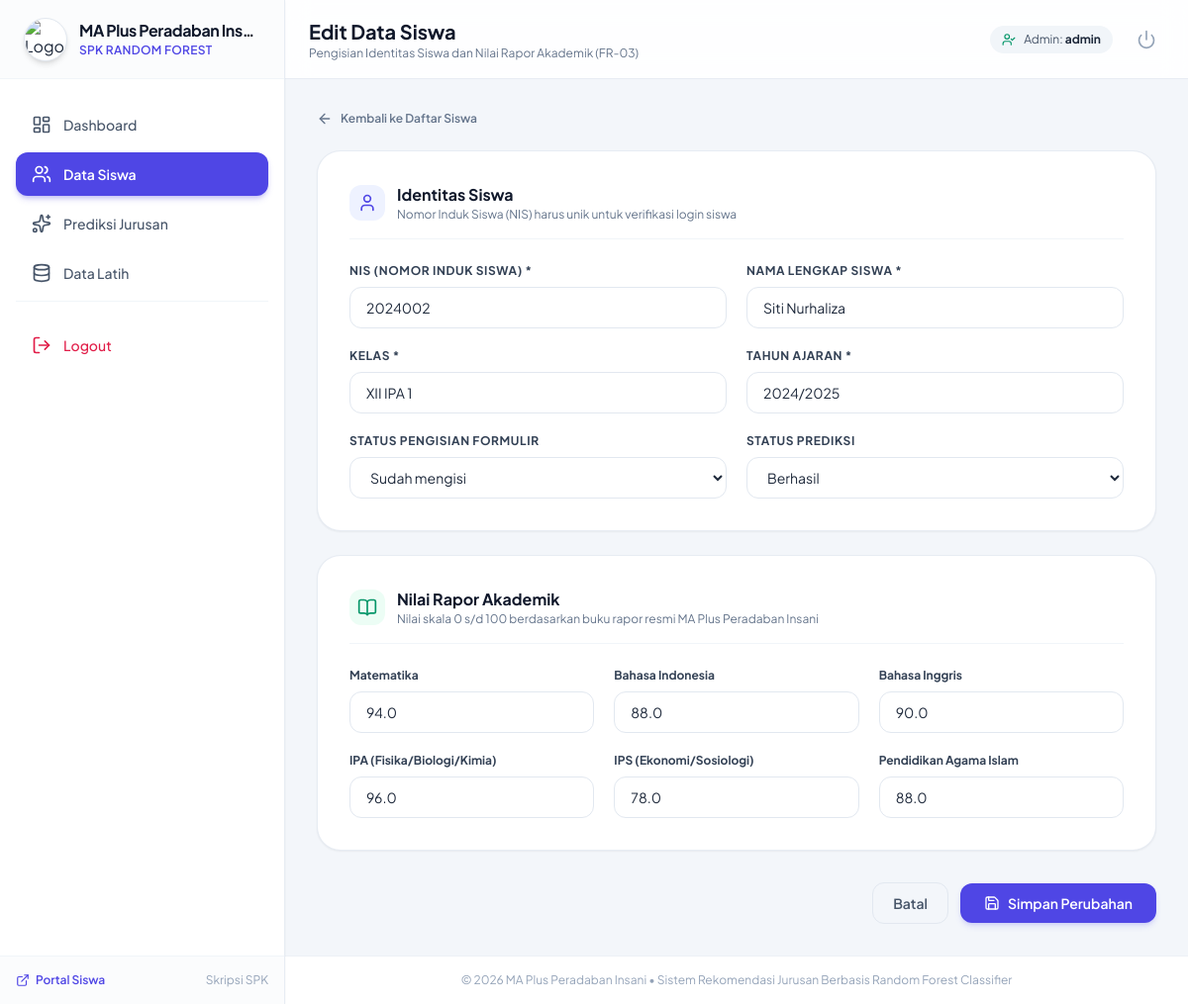
The page /admin-spk/siswa/2/edit/ (signed in) on the database its author committed.
### spk/models.py (models this page shows, shortened)
class Student(models.Model):
    STATUS_PENGISIAN_CHOICES = [
        ('Belum mengisi', 'Belum mengisi'),
        ('Sudah mengisi', 'Sudah mengisi'),
        ('Perlu melengkapi data', 'Perlu melengkapi data'),
    ]
    STATUS_PREDIKSI_CHOICES = [
        ('Menunggu', 'Menunggu'),
        ('Diproses', 'Diproses'),
        ('Berhasil', 'Berhasil'),
        ('Gagal', 'Gagal'),
        ('Perlu prediksi ulang', 'Perlu prediksi ulang'),
    ]
    nis = models.CharField(max_length=20, unique=True, verbose_name="NIS")
    nama = models.CharField(max_length=150, verbose_name="Nama Lengkap")
    kelas = models.CharField(max_length=50, default="XII IPA", verbose_name="Kelas")
    tahun_ajaran = models.CharField(max_length=20, default="2024/2025", verbose_name="Tahun Ajaran")
    status_pengisian = models.CharField(
        max_length=30,
        choices=STATUS_PENGISIAN_CHOICES,
        default='Belum mengisi',
        verbose_name="Status Pengisian Formulir"
    )
    status_prediksi = models.CharField(
        max_length=30,
        choices=STATUS_PREDIKSI_CHOICES,
        default='Menunggu',
        verbose_name="Status Prediksi"
    )
    created_at = models.DateTimeField(auto_now_add=True, verbose_name="Dibuat Pada")
    updated_at = models.DateTimeField(auto_now=True, verbose_name="Diperbarui Pada")
    class Meta:
        verbose_name = "Data Siswa"
        verbose_name_plural = "Data Siswa"
        ordering = ['nis']

class StudentAcademicData(models.Model):
    student = models.OneToOneField(Student, on_delete=models.CASCADE, related_name='academic_data', verbose_name="Siswa")
    nilai_matematika = models.FloatField(default=0.0, verbose_name="Nilai Matematika")
    nilai_bahasa_indonesia = models.FloatField(default=0.0, verbose_name="Nilai Bahasa Indonesia")
    nilai_bahasa_inggris = models.FloatField(default=0.0, verbose_name="Nilai Bahasa Inggris")
    nilai_ipa = models.FloatField(default=0.0, verbose_name="Nilai IPA (Fisika/Biologi/Kimia)")
    nilai_ips = models.FloatField(default=0.0, verbose_name="Nilai IPS (Ekonomi/Geografi/Sosiologi)")
    nilai_agama = models.FloatField(default=0.0, verbose_name="Nilai Pendidikan Agama Islam")
    updated_at = models.DateTimeField(auto_now=True, verbose_name="Terakhir Diperbarui")
    class Meta:
        verbose_name = "Nilai Akademik Siswa"
        verbose_name_plural = "Nilai Akademik Siswa"

### spk/views.py (the view)
# urls.py: path('admin-spk/siswa/<int:pk>/edit/', views.siswa_edit_view, name='siswa_edit'),
@user_passes_test(is_admin, login_url='admin_login')
def siswa_edit_view(request, pk):
    student = get_object_or_404(Student, pk=pk)
    academic, _ = StudentAcademicData.objects.get_or_create(student=student)
    if request.method == 'POST':
        student_form = StudentForm(request.POST, instance=student)
        academic_form = AcademicDataForm(request.POST, instance=academic)
        if student_form.is_valid() and academic_form.is_valid():
            if student.status_prediksi == 'Berhasil':
                student.status_prediksi = 'Perlu prediksi ulang'
            student_form.save()
            academic_form.save()
            messages.success(request, f"Data siswa {student.nama} berhasil diperbarui.")
            return redirect('siswa_detail', pk=student.pk)
        else:
            messages.error(request, "Mohon periksa kembali input formulir.")
    else:
        student_form = StudentForm(instance=student)
        academic_form = AcademicDataForm(instance=academic)
    context = {
        'student_form': student_form,
        'academic_form': academic_form,
        'student': student,
        'is_edit': True,
        'active_nav': 'data_siswa'
    }
    return render(request, 'admin/siswa_form.html', context)

### spk/views.py (called while the page is built)
def is_admin(user):
    return user.is_authenticated and (user.is_staff or user.is_superuser)

### templates/admin/siswa_form.html (shortened to what this page needs)
{% extends 'admin/base_admin.html' %}
{% block page_title %}{% if is_edit %}Edit Data Siswa{% else %}Tambah Siswa Baru{% endif %}{% endblock %}
{% block page_subtitle %}Pengisian Identitas Siswa dan Nilai Rapor Akademik (FR-03){% endblock %}
{% block admin_content %}
<div class="max-w-4xl mx-auto space-y-6">
    <div class="flex items-center justify-between">
        <a href="{% url 'data_siswa' %}" class="inline-flex items-center gap-2 text-xs font-semibold text-slate-500 hover:text-slate-800">
            <i data-lucide="arrow-left" class="w-4 h-4"></i>
            Kembali ke Daftar Siswa
        </a>
    </div>
    <form method="post" class="space-y-6">
        <div class="bg-white p-6 md:p-8 rounded-3xl border border-slate-200/80 shadow-sm space-y-6">
            <div class="border-b border-slate-100 pb-4 flex items-center gap-3">
                <div class="w-9 h-9 rounded-xl bg-brand-50 text-brand-600 flex items-center justify-center">
                    <i data-lucide="user" class="w-5 h-5"></i>
                </div>
                <div>
                    <h3 class="text-base font-bold text-slate-900">Identitas Siswa</h3>
                    <p class="text-xs text-slate-500">Nomor Induk Siswa (NIS) harus unik untuk verifikasi login siswa</p>
                </div>
            </div>
            <div class="grid grid-cols-1 md:grid-cols-2 gap-5">
                <div>
                    <label class="block text-xs font-bold text-slate-700 uppercase tracking-wider mb-2">NIS (Nomor Induk Siswa) *</label>
                    {{ student_form.nis }}
                </div>
                <div>
                    <label class="block text-xs font-bold text-slate-700 uppercase tracking-wider mb-2">Nama Lengkap Siswa *</label>
                    {{ student_form.nama }}
                </div>
                <div>
                    <label class="block text-xs font-bold text-slate-700 uppercase tracking-wider mb-2">Kelas *</label>
                    {{ student_form.kelas }}
                </div>
                <div>
                    <label class="block text-xs font-bold text-slate-700 uppercase tracking-wider mb-2">Tahun Ajaran *</label>
                    {{ student_form.tahun_ajaran }}
                </div>
                <div>
                    <label class="block text-xs font-bold text-slate-700 uppercase tracking-wider mb-2">Status Pengisian Formulir</label>
                    {{ student_form.status_pengisian }}
                </div>
                <div>
                    <label class="block text-xs font-bold text-slate-700 uppercase tracking-wider mb-2">Status Prediksi</label>
                    {{ student_form.status_prediksi }}
                </div>
            </div>
        </div>
        <div class="bg-white p-6 md:p-8 rounded-3xl border border-slate-200/80 shadow-sm space-y-6">
            <div class="border-b border-slate-100 pb-4 flex items-center gap-3">
                <div class="w-9 h-9 rounded-xl bg-emerald-50 text-emerald-600 flex items-center justify-center">
                    <i data-lucide="book-open" class="w-5 h-5"></i>
                </div>
                <div>
                    <h3 class="text-base font-bold text-slate-900">Nilai Rapor Akademik</h3>
                    <p class="text-xs text-slate-500">Nilai skala 0 s/d 100 berdasarkan buku rapor resmi MA Plus Peradaban Insani</p>
                </div>
            </div>
            <div class="grid grid-cols-1 sm:grid-cols-2 lg:grid-cols-3 gap-5">
                <div>
                    <label class="block text-xs font-bold text-slate-700 mb-2">Matematika</label>
                    {{ academic_form.nilai_matematika }}
                </div>
                <div>
                    <label class="block text-xs font-bold text-slate-700 mb-2">Bahasa Indonesia</label>
                    {{ academic_form.nilai_bahasa_indonesia }}
                </div>
                <div>
                    <label class="block text-xs font-bold text-slate-700 mb-2">Bahasa Inggris</label>
                    {{ academic_form.nilai_bahasa_inggris }}
                </div>
                <div>
                    <label class="block text-xs font-bold text-slate-700 mb-2">IPA (Fisika/Biologi/Kimia)</label>
                    {{ academic_form.nilai_ipa }}
                </div>
                <div>
                    <label class="block text-xs font-bold text-slate-700 mb-2">IPS (Ekonomi/Sosiologi)</label>
                    {{ academic_form.nilai_ips }}
                </div>
                <div>
                    <label class="block text-xs font-bold text-slate-700 mb-2">Pendidikan Agama Islam</label>
                    {{ academic_form.nilai_agama }}
                </div>
            </div>
        </div>
        <div class="flex items-center justify-end gap-3 pt-2">
            <a href="{% url 'data_siswa' %}" class="px-5 py-2.5 rounded-xl border border-slate-200 text-slate-600 font-semibold text-sm hover:bg-slate-100 transition-colors">
                Batal
            </a>
            <button type="submit" class="inline-flex items-center gap-2 px-6 py-2.5 rounded-xl bg-brand-600 hover:bg-brand-700 text-white font-semibold text-sm shadow-md shadow-brand-500/20 transition-all">
                <i data-lucide="save" class="w-4 h-4"></i>
                {% if is_edit %}Simpan Perubahan{% else %}Tambah Siswa{% endif %}
            </button>
        </div>
    </form>
</div>
{% endblock %}

### templates/admin/base_admin.html (shortened to what this page needs)
{% extends 'base.html' %}
{% load static %}
{% block layout_content %}
<div class="min-h-screen flex bg-slate-100/70">
    <aside id="sidebar" class="fixed top-0 bottom-0 left-0 z-50 w-72 bg-white border-r border-slate-200/80 flex flex-col transition-transform duration-300 transform -translate-x-full md:translate-x-0 shadow-sm">
        <div class="h-20 px-6 flex items-center gap-3 border-b border-slate-100 bg-slate-50/50">
            <div class="w-11 h-11 rounded-full bg-white border border-slate-200 flex items-center justify-center shadow-md overflow-hidden flex-shrink-0">
                <img src="{% static 'img/logo_sekolah.png' %}" alt="Logo" class="w-full h-full object-contain">
            </div>
            <div class="flex-1 min-w-0">
                <h1 class="text-base font-bold text-slate-900 leading-tight truncate tracking-tight">MA Plus Peradaban Insani</h1>
                <p class="text-xs text-brand-600 font-semibold tracking-wide uppercase mt-0.5">SPK Random Forest</p>
            </div>
        </div>
        <nav class="flex-1 px-4 py-6 space-y-1.5 overflow-y-auto">
            <a href="{% url 'dashboard' %}" class="flex items-center gap-3 px-4 py-3 rounded-xl font-medium text-sm transition-all duration-200 {% if active_nav == 'dashboard' %}bg-brand-600 text-white shadow-md shadow-brand-600/25 font-semibold{% else %}text-slate-600 hover:bg-slate-100 hover:text-slate-900{% endif %}">
                <i data-lucide="layout-dashboard" class="w-5 h-5"></i>
                <span>Dashboard</span>
            </a>
            <a href="{% url 'data_siswa' %}" class="flex items-center gap-3 px-4 py-3 rounded-xl font-medium text-sm transition-all duration-200 {% if active_nav == 'data_siswa' %}bg-brand-600 text-white shadow-md shadow-brand-600/25 font-semibold{% else %}text-slate-600 hover:bg-slate-100 hover:text-slate-900{% endif %}">
                <i data-lucide="users" class="w-5 h-5"></i>
                <span>Data Siswa</span>
            </a>
            <a href="{% url 'prediksi_jurusan' %}" class="flex items-center gap-3 px-4 py-3 rounded-xl font-medium text-sm transition-all duration-200 {% if active_nav == 'prediksi_jurusan' %}bg-brand-600 text-white shadow-md shadow-brand-600/25 font-semibold{% else %}text-slate-600 hover:bg-slate-100 hover:text-slate-900{% endif %}">
                <i data-lucide="sparkles" class="w-5 h-5"></i>
                <span>Prediksi Jurusan</span>
            </a>
            <a href="{% url 'data_latih' %}" class="flex items-center gap-3 px-4 py-3 rounded-xl font-medium text-sm transition-all duration-200 {% if active_nav == 'data_latih' %}bg-brand-600 text-white shadow-md shadow-brand-600/25 font-semibold{% else %}text-slate-600 hover:bg-slate-100 hover:text-slate-900{% endif %}">
                <i data-lucide="database" class="w-5 h-5"></i>
                <span>Data Latih</span>
            </a>
            <div class="pt-4 border-t border-slate-100 my-2"></div>
            <a href="{% url 'admin_logout' %}" class="flex items-center gap-3 px-4 py-3 rounded-xl font-medium text-sm text-rose-600 hover:bg-rose-50 hover:text-rose-700 transition-colors">
                <i data-lucide="log-out" class="w-5 h-5"></i>
                <span>Logout</span>
            </a>
        </nav>
        <div class="p-4 border-t border-slate-100 bg-slate-50/50">
            <div class="flex items-center justify-between text-xs text-slate-500">
                <a href="{% url 'cek_nis' %}" target="_blank" class="flex items-center gap-1.5 text-brand-600 hover:text-brand-700 font-semibold">
                    <i data-lucide="external-link" class="w-3.5 h-3.5"></i>
                    Portal Siswa
                </a>
                <span class="text-slate-400">Skripsi SPK</span>
            </div>
        </div>
    </aside>
    <div class="flex-1 flex flex-col md:ml-72 min-h-screen">
        <header class="h-20 bg-white/90 backdrop-blur-md border-b border-slate-200/80 sticky top-0 z-30 px-6 flex items-center justify-between">
            <div class="flex items-center gap-4">
                <div>
                    <h2 class="text-xl font-bold text-slate-900">{% block page_title %}Dashboard{% endblock %}</h2>
                    <p class="text-xs text-slate-500 hidden sm:block">{% block page_subtitle %}Sistem Pendukung Keputusan Penjurusan Perguruan Tinggi{% endblock %}</p>
                </div>
            </div>
            <div class="flex items-center gap-4">
                <div class="hidden sm:flex items-center gap-2 bg-slate-100 px-3 py-1.5 rounded-full text-xs text-slate-600">
                    <i data-lucide="user-check" class="w-3.5 h-3.5 text-emerald-600"></i>
                    <span>Admin: <strong class="text-slate-800">{{ request.user.username }}</strong></span>
                </div>
                <a href="{% url 'admin_logout' %}" title="Logout" class="p-2 text-slate-400 hover:text-rose-600 hover:bg-rose-50 rounded-xl transition-colors">
                    <i data-lucide="power" class="w-5 h-5"></i>
                </a>
            </div>
        </header>
        <main class="flex-1 p-6 md:p-8 max-w-7xl w-full mx-auto">
            {% block admin_content %}{% endblock %}
        </main>
        <footer class="py-4 px-8 border-t border-slate-200/60 bg-white text-center text-xs text-slate-400">
            &copy; 2026 MA Plus Peradaban Insani &bull; Sistem Rekomendasi Jurusan Berbasis Random Forest Classifier
        </footer>
    </div>
</div>
{% endblock %}

### templates/base.html (style rules this page uses)
body { font-family: 'Plus Jakarta Sans', sans-serif; }

### rows shown on the page
Student: nis "2024002", nama "Siti Nurhaliza", kelas "XII IPA 1", tahun_ajaran "2024/2025", status_pengisian "Sudah mengisi", status_prediksi "Berhasil"
StudentAcademicData: nilai_matematika "94.0", nilai_bahasa_indonesia "88.0", nilai_bahasa_inggris "90.0", nilai_ipa "96.0", nilai_ips "78.0", nilai_agama "88.0"

### other values the page prints
{{ request.user.username }} "admin"
